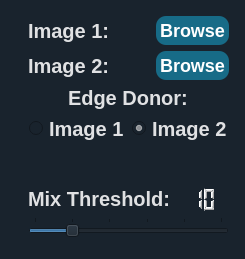
      <widget class="QWidget" name="tab_hybrid">
       <property name="styleSheet">
        <string notr="true">QWidget {
  background-color: #19232D;
  border: 0px solid #455364;
  padding: 0px;
  color: #E0E1E3;
  selection-background-color: #346792;
  selection-color: #E0E1E3;
	font-family : Ubuntu;
font-size: 20px;
font-weight: bold;
}

QWidget:disabled {
  background-color: #19232D;
  color: #9DA9B5;
  selection-background-color: #26486B;
  selection-color: #9DA9B5;
}

QWidget::item:selected {
  background-color: #176B87;
}

QWidget::item:hover:!selected {
  background-color: rgba(23, 107, 135,50%);
}

QMainWindow::separator {
  background-color: #455364;
  border: 0px solid #19232D;
  spacing: 0px;
  padding: 2px;
}

QMainWindow::separator:hover {
  background-color: #60798B;
  border: 0px solid #1A72BB;
}

/*-------------------------------------------------------------------------------------------*/

QCheckBox {
  background-color: #FAFAFA;
  color: #19232D;
  spacing: 4px;
  outline: none;
  padding-top: 4px;
  padding-bottom: 4px;
}



QCheckBox QWidget:disabled {
  background-color: #FAFAFA;
  color: #788D9C;
}

QCheckBox::indicator {
  margin-left: 2px;
  height: 14px;
  width: 14px;
}

/*-------------------------------------------------------------------------------------------*/
QScrollBar:horizontal {
  height: 16px;
  margin: 2px 16px 2px 16px;
  border: 1px solid white;
  border-radius: 4px;
  background-color: rgb(25, 35, 45);
}

QScrollBar::handle:horizontal {
  background-color: #176B87;
  border: 1px solid #C9CDD0;
  border-radius: 4px;
  min-width: 8px;
}

QScrollBar::handle:horizontal:hover {
  background-color: rgba(23, 107, 135,80%);
  border:#4169E1;
  border-radius: 4px;
  min-width: 8px;
}

QScrollBar::handle:horizontal:focus {
  border: 1px solid red;
}
QScrollBar:vertical {
  background-color: rgb(25, 35, 45);
  width: 16px;
  margin: 16px 2px 16px 2px;
  border: 1px solid white;
  border-radius: 4px;
}


QScrollBar::handle:vertical {
  background-color: #176B87;
  border: 1px solid #C9CDD0;
  min-height: 8px;
  border-radius: 4px;
}

QScrollBar::handle:vertical:hover {
  background-color: rgba(23, 107, 135,80%);
  border: #9FCBFF;
  border-radius: 4px;
  min-height: 8px;
}

QScrollBar::handle:vertical:focus {
  border: 1px solid #73C7FF;
}


QScrollBar::add-line:horizontal {
  margin: 0px 0px 0px 0px;
  border-image: url(&quot;qss_icons/light/rc/arrow_right_disabled.png&quot;);
  height: 12px;
  width: 12px;
  subcontrol-position: right;
  subcontrol-origin: margin;
}

QScrollBar::add-line:horizontal:hover, QScrollBar::add-line:horizontal:on {
  border-image: url(&quot;qss_icons/light/rc/arrow_right.png&quot;);
  height: 12px;
  width: 12px;
  subcontrol-position: right;
  subcontrol-origin: margin;
}

QScrollBar::add-line:vertical {
  margin: 3px 0px 3px 0px;
  border-image: url(&quot;qss_icons/light/rc/arrow_down_disabled.png&quot;);
  height: 12px;
  width: 12px;
  subcontrol-position: bottom;
  subcontrol-origin: margin;
}

QScrollBar::add-line:vertical:hover, QScrollBar::add-line:vertical:on {
  border-image: url(&quot;qss_icons/light/rc/arrow_down.png&quot;);
  height: 12px;
  width: 12px;
  subcontrol-position: bottom;
  subcontrol-origin: margin;
}

QScrollBar::sub-line:horizontal {
  margin: 0px 3px 0px 3px;
  border-image: url(&quot;qss_icons/light/rc/arrow_left_disabled.png&quot;);
  height: 12px;
  width: 12px;
  subcontrol-position: left;
  subcontrol-origin: margin;
}

QScrollBar::sub-line:horizontal:hover, QScrollBar::sub-line:horizontal:on {
  border-image: url(&quot;qss_icons/light/rc/arrow_left.png&quot;);
  height: 12px;
  width: 12px;
  subcontrol-position: left;
  subcontrol-origin: margin;
}

QScrollBar::sub-line:vertical {
  margin: 3px 0px 3px 0px;
  border-image: url(&quot;qss_icons/light/rc/arrow_up_disabled.png&quot;);
  height: 12px;
  width: 12px;
  subcontrol-position: top;
  subcontrol-origin: margin;
}

QScrollBar::sub-line:vertical:hover, QScrollBar::sub-line:vertical:on {
  border-image: url(&quot;qss_icons/light/rc/arrow_up.png&quot;);
  height: 12px;
  width: 12px;
  subcontrol-position: top;
  subcontrol-origin: margin;
}

QScrollBar::up-arrow:horizontal, QScrollBar::down-arrow:horizontal {
  background: none;
}

QScrollBar::up-arrow:vertical, QScrollBar::down-arrow:vertical {
  background: none;
}


QScrollBar::add-page:horizontal, QScrollBar::sub-page:horizontal {
  background: none;
}

QScrollBar::add-page:vertical, QScrollBar::sub-page:vertical {
  background: none;
}

/*----------------------------------------------------------------------------------------*/
QPushButton{
 /*border:2px solid #05B8CC;*/
 background-color: #176B87;
 color:rgb(255, 255, 255);
 border-radius: 10px;
 font-weight:bold;
 font-size:16px;
  transition: 500ms;
}

QPushButton::hover{
 border: 1px solid #176B87;
 background-color: rgba(23, 107, 135,80%)
}
QPushButton:pressed {
 margin:1px 2px;
 font-size: 15px;
}
/*----------------------------------------------------------------------------------------*/
QTabBar::tab {
    background-color: #455364;
    border: 3px solid #19232D;
    border-radius: 10px;
    padding: 5px;
    color: #E0E1E3;
    font-family: Ubuntu;
    font-size: 20px;
    font-weight: bold;
}
QTabBar::tab {
    background-color: #455364;
    border: 3px solid #19232D;
    border-radius: 10px;
    padding: 3px;
    color: #E0E1E3;
    font-family: Ubuntu;
    font-size: 20px;
    font-weight: bold;
}
QTabBar::tab:selected {
    background-color:rgba(69,83,100,80%);
    color: #E0E1E3;
	margin-top: 2px
}</string>
       </property>
       <attribute name="title">
        <string>Hybrid Image</string>
       </attribute>
       <layout class="QGridLayout" name="gridLayout_10">
        <item row="0" column="0" rowspan="2">
         <layout class="QVBoxLayout" name="verticalLayout_22">
          <item>
           <widget class="PlotWidget" name="wgt_hybrid_img_1" native="true">
            <property name="sizePolicy">
             <sizepolicy hsizetype="Expanding" vsizetype="Preferred">
              <horstretch>0</horstretch>
              <verstretch>0</verstretch>
             </sizepolicy>
            </property>
            <property name="styleSheet">
             <string notr="true">background:green</string>
            </property>
           </widget>
          </item>
          <item>
           <widget class="PlotWidget" name="wgt_hybrid_img_FT_1" native="true">
            <property name="sizePolicy">
             <sizepolicy hsizetype="Expanding" vsizetype="Preferred">
              <horstretch>0</horstretch>
              <verstretch>0</verstretch>
             </sizepolicy>
            </property>
            <property name="styleSheet">
             <string notr="true">background:green</string>
            </property>
           </widget>
          </item>
         </layout>
        </item>
        <item row="0" column="1" rowspan="2">
         <layout class="QVBoxLayout" name="verticalLayout_23">
          <item>
           <widget class="PlotWidget" name="wgt_hybrid_img_2" native="true">
            <property name="sizePolicy">
             <sizepolicy hsizetype="Expanding" vsizetype="Preferred">
              <horstretch>0</horstretch>
              <verstretch>0</verstretch>
             </sizepolicy>
            </property>
            <property name="styleSheet">
             <string notr="true">background:green</string>
            </property>
           </widget>
          </item>
          <item>
           <widget class="PlotWidget" name="wgt_hybrid_img_FT_2" native="true">
            <property name="sizePolicy">
             <sizepolicy hsizetype="Expanding" vsizetype="Preferred">
              <horstretch>0</horstretch>
              <verstretch>0</verstretch>
             </sizepolicy>
            </property>
            <property name="styleSheet">
             <string notr="true">background:green</string>
            </property>
           </widget>
          </item>
         </layout>
        </item>
        <item row="0" column="2">
         <widget class="QWidget" name="widget" native="true">
          <layout class="QGridLayout" name="gridLayout_9">
           <property name="leftMargin">
            <number>5</number>
           </property>
           <property name="topMargin">
            <number>5</number>
           </property>
           <property name="rightMargin">
            <number>5</number>
           </property>
           <property name="bottomMargin">
            <number>5</number>
           </property>
           <item row="0" column="0">
            <layout class="QVBoxLayout" name="verticalLayout_26">
             <item>
              <layout class="QHBoxLayout" name="horizontalLayout_13">
               <item>
                <widget class="QLabel" name="label_8">
                 <property name="text">
                  <string>Image 1:</string>
                 </property>
                </widget>
               </item>
               <item>
                <spacer name="horizontalSpacer">
                 <property name="orientation">
                  <enum>Qt::Horizontal</enum>
                 </property>
                 <property name="sizeHint" stdset="0">
                  <size>
                   <width>40</width>
                   <height>20</height>
                  </size>
                 </property>
                </spacer>
               </item>
               <item>
                <widget class="QPushButton" name="btn_browse_1">
                 <property name="sizePolicy">
                  <sizepolicy hsizetype="Expanding" vsizetype="Fixed">
                   <horstretch>0</horstretch>
                   <verstretch>0</verstretch>
                  </sizepolicy>
                 </property>
                 <property name="cursor">
                  <cursorShape>PointingHandCursor</cursorShape>
                 </property>
                 <property name="styleSheet">
                  <string notr="true">padding:4px;
font-size: 18px;</string>
                 </property>
                 <property name="text">
                  <string>Browse</string>
                 </property>
                </widget>
               </item>
              </layout>
             </item>
             <item>
              <layout class="QHBoxLayout" name="horizontalLayout_14">
               <item>
                <widget class="QLabel" name="label_9">
                 <property name="text">
                  <string>Image 2:</string>
                 </property>
                </widget>
               </item>
               <item>
                <spacer name="horizontalSpacer_2">
                 <property name="orientation">
                  <enum>Qt::Horizontal</enum>
                 </property>
                 <property name="sizeHint" stdset="0">
                  <size>
                   <width>40</width>
                   <height>20</height>
                  </size>
                 </property>
                </spacer>
               </item>
               <item>
                <widget class="QPushButton" name="btn_browse_2">
                 <property name="sizePolicy">
                  <sizepolicy hsizetype="Expanding" vsizetype="Fixed">
                   <horstretch>0</horstretch>
                   <verstretch>0</verstretch>
                  </sizepolicy>
                 </property>
                 <property name="cursor">
                  <cursorShape>PointingHandCursor</cursorShape>
                 </property>
                 <property name="styleSheet">
                  <string notr="true">padding:4px;
font-size: 18px;</string>
                 </property>
                 <property name="text">
                  <string>Browse</string>
                 </property>
                </widget>
               </item>
              </layout>
             </item>
            </layout>
           </item>
           <item row="1" column="0">
            <layout class="QVBoxLayout" name="verticalLayout_25">
             <item alignment="Qt::AlignHCenter">
              <widget class="QLabel" name="label_5">
               <property name="text">
                <string>Edge Donor:</string>
               </property>
              </widget>
             </item>
             <item>
              <layout class="QHBoxLayout" name="horizontalLayout_12">
               <item alignment="Qt::AlignHCenter">
                <widget class="QRadioButton" name="edge_donor1_radioButton">
                 <property name="font">
                  <font>
                   <family>Ubuntu</family>
                   <pointsize>-1</pointsize>
                   <weight>75</weight>
                   <bold>true</bold>
                  </font>
                 </property>
                 <property name="cursor">
                  <cursorShape>PointingHandCursor</cursorShape>
                 </property>
                 <property name="text">
                  <string>Image 1</string>
                 </property>
                 <property name="checked">
                  <bool>false</bool>
                 </property>
                </widget>
               </item>
               <item alignment="Qt::AlignHCenter">
                <widget class="QRadioButton" name="edge_donor2_radioButton">
                 <property name="cursor">
                  <cursorShape>PointingHandCursor</cursorShape>
                 </property>
                 <property name="text">
                  <string>Image 2</string>
                 </property>
                 <property name="checked">
                  <bool>true</bool>
                 </property>
                </widget>
               </item>
              </layout>
             </item>
            </layout>
           </item>
           <item row="3" column="0">
            <layout class="QVBoxLayout" name="verticalLayout_24">
             <item>
              <layout class="QHBoxLayout" name="horizontalLayout_11">
               <item>
                <widget class="QLabel" name="label_6">
                 <property name="text">
                  <string>Mix Threshold:</string>
                 </property>
                </widget>
               </item>
               <item>
                <widget class="QLCDNumber" name="lcdNumber">
                 <property name="maximumSize">
                  <size>
                   <width>200</width>
                   <height>30</height>
                  </size>
                 </property>
                 <property name="digitCount">
                  <number>2</number>
                 </property>
                 <property name="value" stdset="0">
                  <double>10.000000000000000</double>
                 </property>
                </widget>
               </item>
              </layout>
             </item>
             <item>
              <widget class="QSlider" name="hybrid_threshold_slider">
               <property name="cursor">
                <cursorShape>OpenHandCursor</cursorShape>
               </property>
               <property name="maximum">
                <number>50</number>
               </property>
               <property name="singleStep">
                <number>5</number>
               </property>
               <property name="value">
                <number>10</number>
               </property>
               <property name="orientation">
                <enum>Qt::Horizontal</enum>
               </property>
               <property name="tickPosition">
                <enum>QSlider::TicksAbove</enum>
               </property>
               <property name="tickInterval">
                <number>10</number>
               </property>
              </widget>
             </item>
            </layout>
           </item>
           <item row="2" column="0">
            <spacer name="verticalSpacer">
             <property name="orientation">
              <enum>Qt::Vertical</enum>
             </property>
             <property name="sizeType">
              <enum>QSizePolicy::Minimum</enum>
             </property>
             <property name="sizeHint" stdset="0">
              <size>
               <width>20</width>
               <height>40</height>
              </size>
             </property>
            </spacer>
           </item>
          </layout>
         </widget>
        </item>
        <item row="1" column="2">
         <widget class="PlotWidget" name="wgt_hybrid_img_output" native="true">
          <property name="sizePolicy">
           <sizepolicy hsizetype="Expanding" vsizetype="Preferred">
            <horstretch>0</horstretch>
            <verstretch>0</verstretch>
           </sizepolicy>
          </property>
          <property name="styleSheet">
           <string notr="true">background:green</string>
          </property>
         </widget>
        </item>
       </layout>
      </widget>
